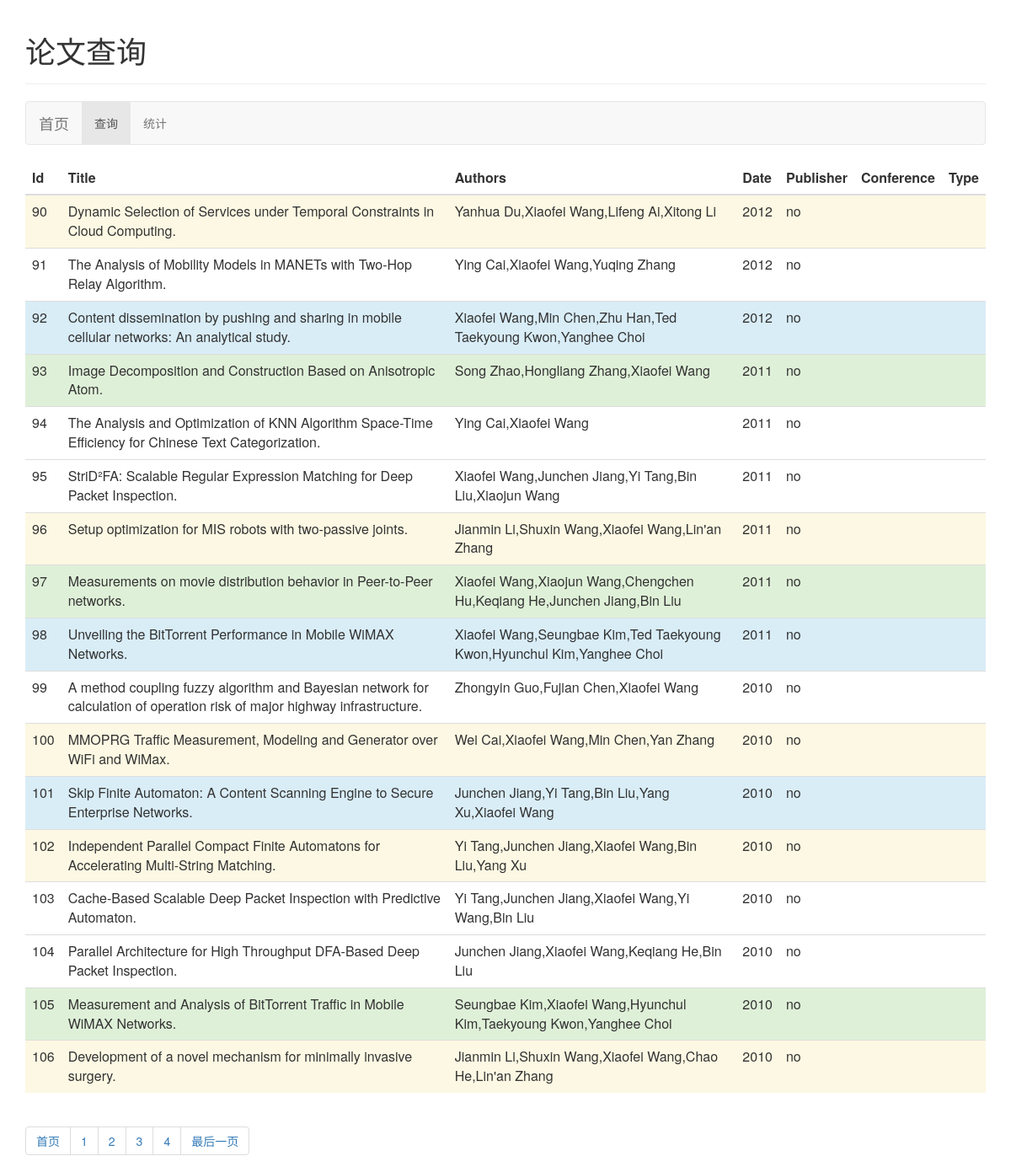
Page /WEB/ShowPapers/Index.php?pageId=4 on the committed database.
### tables this page shows
CREATE TABLE `paper` (
  `id` int(11) NOT NULL,
  `title` varchar(200) NOT NULL,
  `author` varchar(200) NOT NULL,
  `date` varchar(10) DEFAULT NULL,
  `publisher` varchar(100) DEFAULT NULL,
  `confernce` varchar(100) DEFAULT NULL,
  `Type` varchar(10) DEFAULT NULL,
  PRIMARY KEY (`id`)
);

### WEB/ShowPapers/Index.php (the view, shortened to what this page needs)
<html>
<head>
    <link href="https://cdn.bootcss.com/bootstrap/3.3.7/css/bootstrap.min.css" rel="stylesheet">
</head>
<body>
<div class="container">
    <div class="row clearfix">
        <div class="col-md-12 column">
            <div class="page-header">
                <h1>
                    论文查询
                </h1>
            </div>
            <nav class="navbar navbar-default" role="navigation">
                <div class="navbar-header">
                    <a class="navbar-brand" href="index.php">首页</a>
                </div>
                <div class="collapse navbar-collapse" id="bs-example-navbar-collapse-1">
                    <ul class="nav navbar-nav">
                        <li class="active">
                            <a href="Index.php">查询</a>
                        </li>
                        <li>
                            <a href="showTable.php">统计</a>
                        </li>
                    </ul>
                </div>
            </nav>
            <table class="table">
                <thead>
                <tr>
                    <th>
                        Id
                    </th>
                    <th>
                        Title
                    </th>
                    <th>
                        Authors
                    </th>
                    <th>
                        Date
                    </th>
                    <th>
                        Publisher
                    </th>
                    <th>
                        Conference
                    </th>
                    <th>
                        Type
                    </th>
                </tr>
                </thead>
                <tbody>
<?php
$conn = mysqli_connect('localhost', 'root', '', 'paper');
if(is_array($_GET)&&count($_GET)>0)
{
    $pageId=$_GET["pageId"];
}
else{
    $pageId=1;
}
$result=mysqli_query($conn,"select * from paper");
$size=mysqli_num_rows($result)/30+1;
$i=1;
    while($row = mysqli_fetch_array($result))
    {
        if($i <= 1+$pageId*30 && $i>= 1+($pageId-1)*30)
        {
            if($i%5==0)
            {
                echo "<tr>";
                echo "<td>" . $row['id'] . "</td>";
                echo "<td>" . $row['title'] . "</td>";
                echo "<td>" . $row['author'] . "</td>";
                echo "<td>" . $row['date'] . "</td>";
                echo "<td>" . $row['publisher'] . "</td>";
                echo "<td>" . $row['conference'] . "</td>";
                echo "<td>" . $row['type'] . "</td>";
                echo "</tr>";
            }
            else if($i%4==0)
            {
                echo "<tr class='error'>";
                echo "<td>" . $row['id'] . "</td>";
                echo "<td>" . $row['title'] . "</td>";
                echo "<td>" . $row['author'] . "</td>";
                echo "<td>" . $row['date'] . "</td>";
                echo "<td>" . $row['publisher'] . "</td>";
                echo "<td>" . $row['conference'] . "</td>";
                echo "<td>" . $row['type'] . "</td>";
                echo "</tr>";
            }
            else if($i%3==0)
            {
                echo "<tr class='info'>";
                echo "<td>" . $row['id'] . "</td>";
                echo "<td>" . $row['title'] . "</td>";
                echo "<td>" . $row['author'] . "</td>";
                echo "<td>" . $row['date'] . "</td>";
                echo "<td>" . $row['publisher'] . "</td>";
                echo "<td>" . $row['conference'] . "</td>";
                echo "<td>" . $row['type'] . "</td>";
                echo "</tr>";
            }
            else if($i%2==0)
            {
                echo "<tr class='success'>";
                echo "<td>" . $row['id'] . "</td>";
                echo "<td>" . $row['title'] . "</td>";
                echo "<td>" . $row['author'] . "</td>";
                echo "<td>" . $row['date'] . "</td>";
                echo "<td>" . $row['publisher'] . "</td>";
                echo "<td>" . $row['conference'] . "</td>";
                echo "<td>" . $row['type'] . "</td>";
                echo "</tr>";
            }
            else
            {
                echo "<tr class='warning'>";
                echo "<td>" . $row['id'] . "</td>";
                echo "<td>" . $row['title'] . "</td>";
                echo "<td>" . $row['author'] . "</td>";
                echo "<td>" . $row['date'] . "</td>";
                echo "<td>" . $row['publisher'] . "</td>";
                echo "<td>" . $row['conference'] . "</td>";
                echo "<td>" . $row['type'] . "</td>";
                echo "</tr>";
            }
        }
        $i=$i+1;
    }
?></tbody></table>
            <ul class="pagination">
                <li>
                    <a href="?pageId=1">首页</a>
                </li>
                <?php
                    for($i=1;$i<=$size;$i++)
                    {
                        echo "<li>";
                        echo "<a href='?pageId=".$i."'>".$i."</a>";
                    }
                ?>
                <li>
                    <a href="?pageId=<?php echo $size?>">最后一页</a>
                </li>
            </ul>
        </div>
    </div>
</div>
</body>
</html>

### rows in the picture
paper: id "90", title "Dynamic Selection of Services under Temporal Constraints in Cloud Computing.", author "Yanhua Du,Xiaofei Wang,Lifeng Ai,Xitong Li", date "2012", publisher "no"
paper: id "91", title "The Analysis of Mobility Models in MANETs with Two-Hop Relay Algorithm.", author "Ying Cai,Xiaofei Wang,Yuqing Zhang", date "2012", publisher "no"
paper: id "92", title "Content dissemination by pushing and sharing in mobile cellular networks: An analytical study.", author "Xiaofei Wang,Min Chen,Zhu Han,Ted Taekyoung Kwon,Yanghee Choi", date "2012", publisher "no"
paper: id "93", title "Image Decomposition and Construction Based on Anisotropic Atom.", author "Song Zhao,Hongliang Zhang,Xiaofei Wang", date "2011", publisher "no"
paper: id "94", title "The Analysis and Optimization of KNN Algorithm Space-Time Efficiency for Chinese Text Categorization.", author "Ying Cai,Xiaofei Wang", date "2011", publisher "no"
paper: id "95", title "StriD²FA: Scalable Regular Expression Matching for Deep Packet Inspection.", author "Xiaofei Wang,Junchen Jiang,Yi Tang,Bin Liu,Xiaojun Wang", date "2011", publisher "no"
paper: id "96", title "Setup optimization for MIS robots with two-passive joints.", author "Jianmin Li,Shuxin Wang,Xiaofei Wang,Lin'an Zhang", date "2011", publisher "no"
paper: id "97", title "Measurements on movie distribution behavior in Peer-to-Peer networks.", author "Xiaofei Wang,Xiaojun Wang,Chengchen Hu,Keqiang He,Junchen Jiang,Bin Liu", date "2011", publisher "no"
paper: id "98", title "Unveiling the BitTorrent Performance in Mobile WiMAX Networks.", author "Xiaofei Wang,Seungbae Kim,Ted Taekyoung Kwon,Hyunchul Kim,Yanghee Choi", date "2011", publisher "no"
paper: id "99", title "A method coupling fuzzy algorithm and Bayesian network for calculation of operation risk of major highway infrastructure.", author "Zhongyin Guo,Fujian Chen,Xiaofei Wang", date "2010", publisher "no"
paper: id "100", title "MMOPRG Traffic Measurement, Modeling and Generator over WiFi and WiMax.", author "Wei Cai,Xiaofei Wang,Min Chen,Yan Zhang", date "2010", publisher "no"
paper: id "101", title "Skip Finite Automaton: A Content Scanning Engine to Secure Enterprise Networks.", author "Junchen Jiang,Yi Tang,Bin Liu,Yang Xu,Xiaofei Wang", date "2010", publisher "no"
paper: id "102", title "Independent Parallel Compact Finite Automatons for Accelerating Multi-String Matching.", author "Yi Tang,Junchen Jiang,Xiaofei Wang,Bin Liu,Yang Xu", date "2010", publisher "no"
paper: id "103", title "Cache-Based Scalable Deep Packet Inspection with Predictive Automaton.", author "Yi Tang,Junchen Jiang,Xiaofei Wang,Yi Wang,Bin Liu", date "2010", publisher "no"
paper: id "104", title "Parallel Architecture for High Throughput DFA-Based Deep Packet Inspection.", author "Junchen Jiang,Xiaofei Wang,Keqiang He,Bin Liu", date "2010", publisher "no"
paper: id "105", title "Measurement and Analysis of BitTorrent Traffic in Mobile WiMAX Networks.", author "Seungbae Kim,Xiaofei Wang,Hyunchul Kim,Taekyoung Kwon,Yanghee Choi", date "2010", publisher "no"
paper: id "106", title "Development of a novel mechanism for minimally invasive surgery.", author "Jianmin Li,Shuxin Wang,Xiaofei Wang,Chao He,Lin'an Zhang", date "2010", publisher "no"
